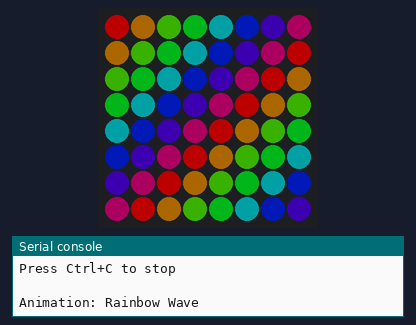
The program below on a simulated Raspberry Pi Pico running MicroPython. Parts: 8×8 RGB LED matrix (first LED top left, wired row by row, every second row reversed), the last lines printed to the serial console. Dim RGB values are drawn brighter than linear; random numbers come from a fixed seed.

Above: at 0.16 s.
At 4.42 s:
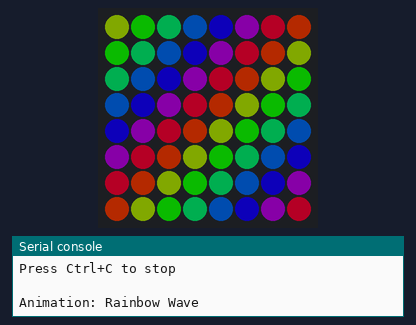
At 8.9 s:
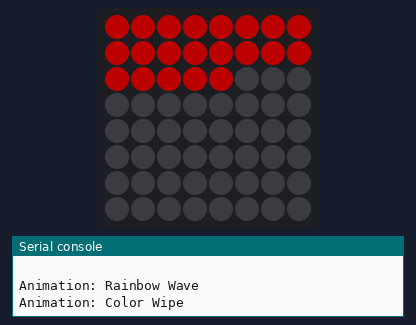
At 17.56 s:
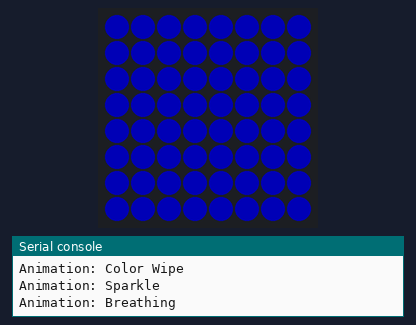
At 27.29 s:
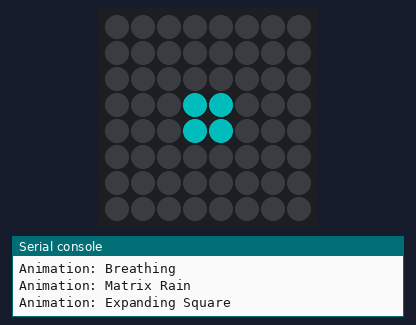
At 36.06 s:
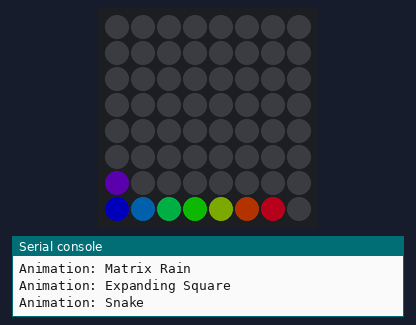

The program:

neopixel_animations.py
```python
# NeoPixel 8x8 Matrix - Fun Animations
# =====================================
#
# A collection of fun animation effects for your 8x8 NeoPixel matrix.
# Run this file to see all animations in sequence!
#

from machine import Pin
from neopixel import NeoPixel
from utime import sleep
import math

# =============================================================================
# CONFIGURATION
# =============================================================================

DATA_PIN = 0
NUM_LEDS = 64
WIDTH = 8
HEIGHT = 8
BRIGHTNESS = 0.3  # Keep low to save power!

# Initialize NeoPixel
np = NeoPixel(Pin(DATA_PIN, Pin.OUT), NUM_LEDS)


# =============================================================================
# HELPER FUNCTIONS
# =============================================================================

def xy_to_index(x, y, serpentine=True):
    """Convert x,y to pixel index (serpentine layout)."""
    if serpentine and y % 2 == 1:
        return y * WIDTH + (WIDTH - 1 - x)
    return y * WIDTH + x


def set_pixel(x, y, color):
    """Set pixel at x,y with brightness applied."""
    if 0 <= x < WIDTH and 0 <= y < HEIGHT:
        r, g, b = color
        np[xy_to_index(x, y)] = (
            int(r * BRIGHTNESS),
            int(g * BRIGHTNESS),
            int(b * BRIGHTNESS)
        )


def clear():
    """Turn off all LEDs."""
    np.fill((0, 0, 0))
    np.write()


def show():
    """Update the display."""
    np.write()


def wheel(pos):
    """
    Generate rainbow colors across 0-255 positions.
    This creates a smooth color transition through the spectrum.
    """
    pos = pos % 256
    if pos < 85:
        return (255 - pos * 3, pos * 3, 0)
    elif pos < 170:
        pos -= 85
        return (0, 255 - pos * 3, pos * 3)
    else:
        pos -= 170
        return (pos * 3, 0, 255 - pos * 3)


# =============================================================================
# ANIMATION 1: Rainbow Wave
# =============================================================================

def rainbow_wave(duration=5):
    """
    Rainbow colors flowing across the matrix.
    """
    print("Animation: Rainbow Wave")
    iterations = int(duration / 0.02)

    for j in range(iterations):
        for y in range(HEIGHT):
            for x in range(WIDTH):
                # Color based on position + time offset
                color_index = (x * 32 + y * 32 + j * 4) % 256
                set_pixel(x, y, wheel(color_index))
        show()
        sleep(0.02)


# =============================================================================
# ANIMATION 2: Color Wipe
# =============================================================================

def color_wipe(color, wait=0.03):
    """
    Fill the matrix one pixel at a time.
    """
    print(f"Animation: Color Wipe")
    r, g, b = color

    for i in range(NUM_LEDS):
        np[i] = (int(r * BRIGHTNESS), int(g * BRIGHTNESS), int(b * BRIGHTNESS))
        show()
        sleep(wait)


# =============================================================================
# ANIMATION 3: Sparkle
# =============================================================================

def sparkle(color, duration=3):
    """
    Random pixels twinkle on and off.
    """
    print("Animation: Sparkle")
    import random

    iterations = int(duration / 0.05)
    r, g, b = color

    for _ in range(iterations):
        # Clear previous
        np.fill((0, 0, 0))

        # Light random pixels
        for _ in range(10):  # 10 sparkles at a time
            idx = random.randint(0, NUM_LEDS - 1)
            brightness = random.uniform(0.1, BRIGHTNESS)
            np[idx] = (int(r * brightness), int(g * brightness), int(b * brightness))

        show()
        sleep(0.05)


# =============================================================================
# ANIMATION 4: Breathing Effect
# =============================================================================

def breathing(color, cycles=3):
    """
    All LEDs fade in and out together, like breathing.
    """
    print("Animation: Breathing")
    r, g, b = color

    for _ in range(cycles):
        # Fade in
        for i in range(0, 100, 2):
            brightness = (i / 100) * BRIGHTNESS
            np.fill((int(r * brightness), int(g * brightness), int(b * brightness)))
            show()
            sleep(0.02)

        # Fade out
        for i in range(100, 0, -2):
            brightness = (i / 100) * BRIGHTNESS
            np.fill((int(r * brightness), int(g * brightness), int(b * brightness)))
            show()
            sleep(0.02)


# =============================================================================
# ANIMATION 5: Matrix Rain (like The Matrix movie)
# =============================================================================

def matrix_rain(duration=5):
    """
    Green 'rain' falling down the matrix, like The Matrix.
    """
    print("Animation: Matrix Rain")
    import random

    # Track drops: each column has a drop position
    drops = [random.randint(-HEIGHT, 0) for _ in range(WIDTH)]
    iterations = int(duration / 0.1)

    for _ in range(iterations):
        np.fill((0, 0, 0))

        for x in range(WIDTH):
            # Draw the drop and its trail
            for trail in range(4):
                y = drops[x] - trail
                if 0 <= y < HEIGHT:
                    # Brightest at head, fading trail
                    intensity = 255 - (trail * 60)
                    intensity = max(0, intensity)
                    set_pixel(x, y, (0, intensity, 0))

            # Move drop down
            drops[x] += 1

            # Reset drop when it goes off screen
            if drops[x] > HEIGHT + 4:
                drops[x] = random.randint(-4, 0)

        show()
        sleep(0.1)


# =============================================================================
# ANIMATION 6: Expanding Square
# =============================================================================

def expanding_square(color, cycles=3):
    """
    A square expands from the center outward.
    """
    print("Animation: Expanding Square")

    for _ in range(cycles):
        # Expand from center
        for size in range(5):
            np.fill((0, 0, 0))

            # Calculate rectangle bounds
            x1 = 3 - size
            y1 = 3 - size
            x2 = 4 + size
            y2 = 4 + size

            # Draw rectangle outline
            for x in range(max(0, x1), min(WIDTH, x2 + 1)):
                for y in range(max(0, y1), min(HEIGHT, y2 + 1)):
                    if x == x1 or x == x2 or y == y1 or y == y2:
                        set_pixel(x, y, color)

            show()
            sleep(0.15)

        sleep(0.3)


# =============================================================================
# ANIMATION 7: Snake
# =============================================================================

def snake(duration=5):
    """
    A colorful snake slithers across the matrix.
    """
    print("Animation: Snake")

    snake_length = 8
    snake_body = [(0, 0)]  # List of (x, y) positions

    # Direction: 0=right, 1=down, 2=left, 3=up
    direction = 0
    dx = [1, 0, -1, 0]
    dy = [0, 1, 0, -1]

    iterations = int(duration / 0.1)

    for i in range(iterations):
        # Get head position
        head_x, head_y = snake_body[-1]

        # Try to move in current direction
        new_x = head_x + dx[direction]
        new_y = head_y + dy[direction]

        # If hit wall, turn
        if new_x < 0 or new_x >= WIDTH or new_y < 0 or new_y >= HEIGHT:
            direction = (direction + 1) % 4
            new_x = head_x + dx[direction]
            new_y = head_y + dy[direction]

        # Add new head
        snake_body.append((new_x, new_y))

        # Remove tail if too long
        if len(snake_body) > snake_length:
            snake_body.pop(0)

        # Draw snake
        np.fill((0, 0, 0))
        for j, (x, y) in enumerate(snake_body):
            # Color gradient along body
            color = wheel((i * 5 + j * 30) % 256)
            set_pixel(x, y, color)

        show()
        sleep(0.1)


# =============================================================================
# ANIMATION 8: Fire Effect
# =============================================================================

def fire_effect(duration=5):
    """
    Simulated fire effect rising from the bottom.
    """
    print("Animation: Fire Effect")
    import random

    # Heat array
    heat = [[0 for _ in range(WIDTH)] for _ in range(HEIGHT)]

    iterations = int(duration / 0.05)

    for _ in range(iterations):
        # Cool down every cell
        for y in range(HEIGHT):
            for x in range(WIDTH):
                cooldown = random.randint(0, 20)
                heat[y][x] = max(0, heat[y][x] - cooldown)

        # Heat rises
        for y in range(HEIGHT - 1, 0, -1):
            for x in range(WIDTH):
                # Average of cells below
                left = max(0, x - 1)
                right = min(WIDTH - 1, x + 1)
                heat[y][x] = (heat[y-1][left] + heat[y-1][x] + heat[y-1][right]) // 3

        # Random sparks at bottom
        for x in range(WIDTH):
            if random.random() < 0.5:
                heat[0][x] = min(255, heat[0][x] + random.randint(160, 255))

        # Convert heat to colors and display
        for y in range(HEIGHT):
            for x in range(WIDTH):
                h = heat[y][x]
                # Fire color palette: black -> red -> yellow -> white
                if h < 85:
                    r, g, b = h * 3, 0, 0
                elif h < 170:
                    r, g, b = 255, (h - 85) * 3, 0
                else:
                    r, g, b = 255, 255, (h - 170) * 3

                set_pixel(x, HEIGHT - 1 - y, (r, g, b))  # Flip Y so fire rises

        show()
        sleep(0.05)


# =============================================================================
# ANIMATION 9: Checkerboard Flash
# =============================================================================

def checkerboard(color1, color2, flashes=6):
    """
    Alternating checkerboard pattern.
    """
    print("Animation: Checkerboard")

    for i in range(flashes):
        np.fill((0, 0, 0))

        for y in range(HEIGHT):
            for x in range(WIDTH):
                if (x + y + i) % 2 == 0:
                    set_pixel(x, y, color1)
                else:
                    set_pixel(x, y, color2)

        show()
        sleep(0.3)


# =============================================================================
# ANIMATION 10: Spiral
# =============================================================================

def spiral(color, inward=True):
    """
    Light up pixels in a spiral pattern.
    """
    print("Animation: Spiral")

    # Generate spiral coordinates
    coords = []
    x, y = 0, 0
    dx, dy = 1, 0
    visited = set()

    for _ in range(NUM_LEDS):
        coords.append((x, y))
        visited.add((x, y))

        # Check if we need to turn
        next_x, next_y = x + dx, y + dy
        if (next_x < 0 or next_x >= WIDTH or
            next_y < 0 or next_y >= HEIGHT or
            (next_x, next_y) in visited):
            # Turn right: (1,0) -> (0,1) -> (-1,0) -> (0,-1)
            dx, dy = -dy, dx
            next_x, next_y = x + dx, y + dy

        x, y = next_x, next_y

    # Reverse for inward spiral
    if not inward:
        coords = coords[::-1]

    # Animate
    for x, y in coords:
        set_pixel(x, y, color)
        show()
        sleep(0.03)

    sleep(0.5)
    clear()


# =============================================================================
# RUN ALL ANIMATIONS
# =============================================================================

if __name__ == "__main__":
    print("NeoPixel 8x8 Matrix - Animation Showcase")
    print("=" * 45)
    print("Press Ctrl+C to stop\n")

    # Define some colors
    RED = (255, 0, 0)
    GREEN = (0, 255, 0)
    BLUE = (0, 0, 255)
    WHITE = (255, 255, 255)
    CYAN = (0, 255, 255)
    PURPLE = (128, 0, 128)

    try:
        while True:
            rainbow_wave(duration=5)
            clear()
            sleep(0.5)

            color_wipe(RED)
            color_wipe((0, 0, 0))  # Wipe off
            sleep(0.5)

            sparkle(WHITE, duration=3)
            clear()
            sleep(0.5)

            breathing(BLUE, cycles=2)
            clear()
            sleep(0.5)

            matrix_rain(duration=5)
            clear()
            sleep(0.5)

            expanding_square(CYAN, cycles=3)
            clear()
            sleep(0.5)

            snake(duration=5)
            clear()
            sleep(0.5)

            fire_effect(duration=5)
            clear()
            sleep(0.5)

            checkerboard(RED, BLUE, flashes=6)
            clear()
            sleep(0.5)

            spiral(GREEN, inward=True)
            spiral(PURPLE, inward=False)

            print("\n--- Restarting animations ---\n")

    except KeyboardInterrupt:
        clear()
        print("\nStopped. All LEDs off.")
```
